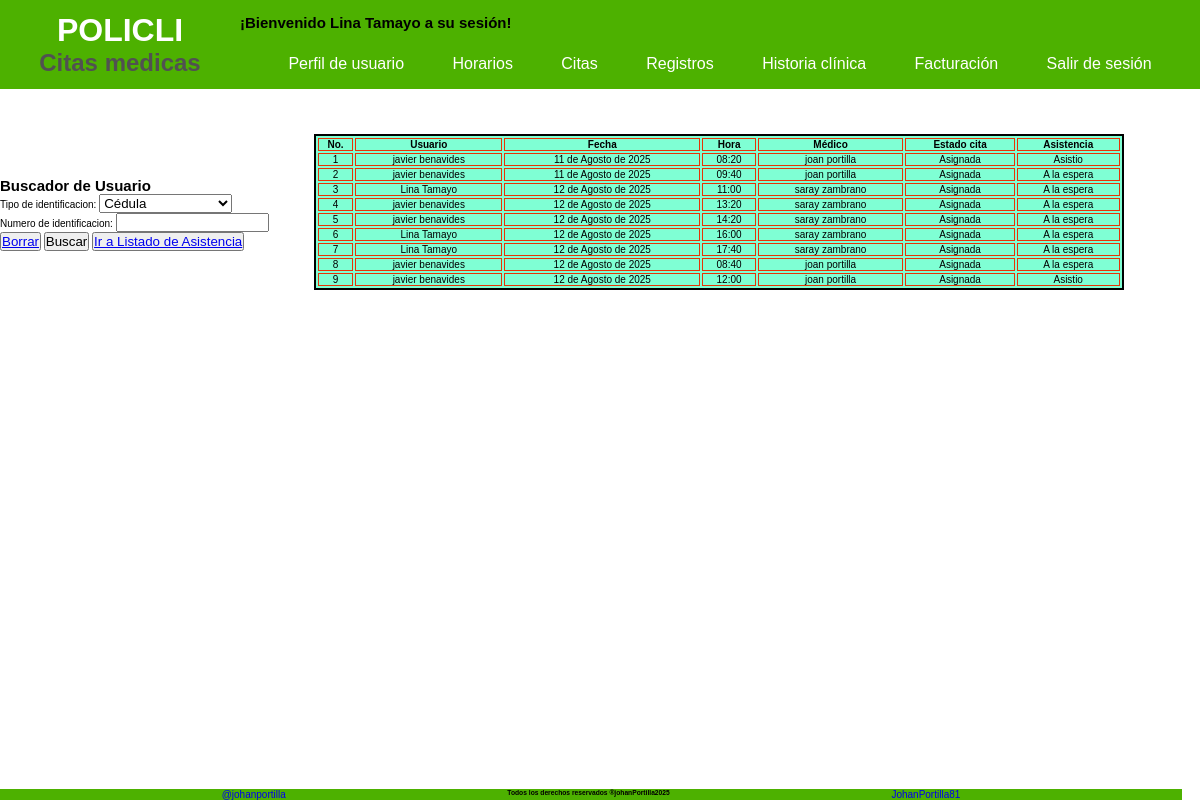
The page /sesion/listar/busqueda/asiastencia/ (signed in) on the database its author committed.
### Aplicaciones/Inicio/models.py (models this page shows, shortened)
class CreacionUser(AbstractUser):
    class Tipo_User(models.TextChoices):
        ADMIN = 'Administrador',
        PACIENTE = 'Paciente'
        MEDICO = 'Medico'
        RECEPCION = 'Recepcionista'
    class Tipo_id(models.TextChoices):
        CEDULA = 'Cédula'
        TARJETA_ID= 'Tarjeta Identidad'
        CED_EXT = 'Cédula Extranjería'
        PASAPORTE = 'Pasaporte'
    tipo_id = models.CharField( max_length=20 ,choices = Tipo_id.choices, default = Tipo_id.CEDULA, verbose_name='Tipo de documento'  )
    numero_id = models.PositiveBigIntegerField(null=False, blank=False,  verbose_name='Numero de identificación', unique=True, default=0)
    telefono = models.PositiveBigIntegerField(null= False, blank= False, verbose_name='Teléfono', default=0)
    tipo_usuario = models.CharField(max_length=20, choices = Tipo_User.choices, default = Tipo_User.PACIENTE, verbose_name='Tipo Usuario')
    fecha_actualizacion = models.DateTimeField (auto_now=True, verbose_name='Ultima Actualización')
    nombre_completo= models.CharField(max_length = 100, null=False, blank= False, verbose_name='Nombre completo')
    cambiar_contrasena = models.BooleanField(default=True, verbose_name='Cambiar contraseña')

class UsuarioCitas(models.Model):
    usuario = models.ForeignKey(CreacionUser, on_delete= models.CASCADE, verbose_name='Usuario')
    cita = models.ForeignKey(HorarioCita, on_delete= models.CASCADE)
    fecha_registro = models.DateTimeField(auto_now_add=True)
    actividad_cita = models.CharField(max_length=20, default= "Asignada", verbose_name='Estado Cita')

class HorarioCita(models.Model):
    class Estado(models.TextChoices):
        DISPONIBLE = 'Disponible'
        AGENDADA = 'Agendada'
        REPROGRAMADA = 'Reprogramada'
        CANCELADA = 'Cancelada'
    class Asistencia(models.TextChoices):
        ASISTIO = 'Asistio'
        NO_ASISTIO = 'No asistio'
        ESPERA = 'A la espera'
    horario = models.ForeignKey(CrearHorario, on_delete= models.CASCADE)
    fecha = models.DateField(verbose_name='Fecha')
    hora_cita = models.TimeField(verbose_name='Hora de inicio')
    estado = models.CharField(max_length=20, choices = Estado.choices, default= Estado.DISPONIBLE, verbose_name='Estado')
    asistencia = models.CharField(max_length=20, choices = Asistencia.choices, default= Asistencia.ESPERA, verbose_name='Asistencia')

class CrearHorario(models.Model):
    id_usuario = models.ForeignKey(CreacionUser, on_delete= models.CASCADE, verbose_name='Medico')
    fecha = models.DateField(null=False, blank=False, verbose_name='Fecha de horario')
    hora_inicio = models.TimeField(null=False, blank=False, default= '08:00', verbose_name='Hora de inicio')# type: ignore
    hora_final = models.TimeField(null=False, blank=False, default= '18:00', verbose_name='Hora de final') # type: ignore
    duracion = models.IntegerField(null=False, blank=False, default= 20, verbose_name='Duración de Cita')
    fecha_registro = models.DateTimeField(auto_now_add=True)
    fecha_actualizacion = models.DateTimeField(auto_now=True)

### Aplicaciones/Inicio/views.py (the view, shortened to what this page needs)
@login_required
def busqueda_AsitenciaUser(request):
    form = BusquedaUsuario()
    citas = UsuarioCitas.objects.filter(actividad_cita = 'Asignada').order_by('cita')
    cita_id = None
    usuario = None
    return render(request, 'sesiones/asistencia_citas.html', {'form':form, 'citas':citas})

### Aplicaciones/Inicio/forms.py
class BusquedaUsuario(forms.Form):
    opciones=(
        ('Cédula' ,'Cédula'),
        ('Tarjeta Identidad', 'Tarjeta Identidad'),
        ('Cédula Extranjería' ,'Cédula Extranjería'),
        ('Pasaporte' , 'Pasaporte')
        )
    tipo_id = forms.ChoiceField(label='Tipo de identificacion', choices=opciones )
    identificacion = forms.IntegerField(label='Numero de identificacion')

### templates/sesiones/asistencia_citas.html (shortened to what this page needs)
{% extends 'index.html' %}
{% block contenido1 %}
<div style="display: flex; align-items: center;">
    <div class="bloque__formulario">
        <h2 class="bloque__subtitulo">Buscador de Usuario</h2>
        <form class="formato__creacion" method="post">
            {{ form.as_p }}
            <div>
                <button>
                    <a class="" href="{% url 'Asistencia_user' %}">Borrar</a>
                </button>
                <button class="envio" name="buscar_usuario" type="submit">Buscar</button>
                <button>
                    <a href="{% url 'Asistencia_Citas' %}">Ir a Listado de Asistencia</a>
                </button>
            </div>
        </form>
    </div>
    <div style="height: 250px; overflow-y: scroll; width: 75%;">
        {% if citas or datos %}
        <table class="table-admin" style="width: 90%;" ">
        <thead>
            <tr>
                <th>No.</th>
                <th>Usuario</th>
                <th>Fecha</th>
                <th>Hora</th>
                <th>Médico</th>
                <th>Estado cita</th>
                <th colspan="3">Asistencia</th>
            </tr>
        </thead>
        {% if citas %}
        <tbody>
            {% for cita in citas %}
            <tr>
                <td>{{ forloop.counter }}</td>
                <td>{{ cita.usuario.nombre_completo}}</td>
                <td>{{ cita.cita.fecha }}</td>
                <td>{{ cita.cita.hora_cita }}</td>
                <td>{{ cita.cita.horario.id_usuario.nombre_completo }}</td>
                <td>{{ cita.actividad_cita }}</td>
                <td>{{ cita.cita.asistencia }}</td>
            </tr>
            {% endfor %}
        </tbody>
            {% endif %}
        </table>
        {% else %}
        <p>No se encontraron resultados de su búsqueda</p>
        {% endif %}
    </div>
</div>
{% endblock %}

### templates/bloques/navbar_sesion.html (shortened to what this page needs)
<header class="header">
    <div class="navbar__container">
        <div>
            <h1 class="navbar__title">
                POLICLI
                <span class="navbar__subtitle">Citas medicas</span>
            </h1>
        </div>
        <div class="navbar-sesion">
            <h2 class="titulo__sesion">¡Bienvenido {{ user.nombre_completo }} a su sesión!</h2>
            <nav class="navbar-sesion__container">
                <ul class="navbar-sesion__list--first">
                    <li class="navbar-sesion__item">
                        <a href="{% url 'Principal' %}" class="navbar__link">Perfil de usuario</a>
                    </li>
                    <li class="navbar-sesion__item">
                        <a href="#" class="navbar__link">Horarios</a>
                    </li>
                    <li class="navbar-sesion__item">
                        <a href="#" class="navbar__link">Citas</a>
                    </li>
                    <li class="navbar-sesion__item"><a href="#" class="navbar__link">Registros</a>
                    </li>
                    <li class="navbar-sesion__item"><a href="#" class="navbar__link">Historia clínica</a>
                    </li>
                    <li class="navbar-sesion__item"><a href="#" class="navbar__link">Facturación</a></li>
                    <li class="navbar-sesion__item">
                        <a href="{% url 'Sesion_Cerrada' %}" class="navbar__link">Salir de sesión</a>
                    </li>
                </ul>
            </nav>
        </div>
    </div>
</header>

### static/css/variables.css (style rules this page uses)
:root { --primary-950: #4DB100; --primary-900: #55B40C; --primary-800: #67BC26; --primary-700: #79C43F; --primary-600: #8BCC59; --primary-500: #9DD472; --primary-400: #AEDB8C; --primary-300: #C0E3A5; --primary-200: #D2EBBF; --primary-100: #EAF3D8; --primary-50: #F6FBF2; --secundary-950:#FED638; --secundary-900:#FED841; --secundary-800:#FEDC55; --secundary-700:#FEE069; --secundary-600:#FEE47D; --secundary-500:#FEE891; --secundary-400:#FEECA5; --secundary-300:#FEF0B9; --secundary-200:#FEF4CD; --secundary-100:#FEF8E1; --secundary-50:#FEFCF5; --white: #fff; --black: #000; --gray-950: #101010; --gray-900: #262626; --gray-800: #3B3B3B; --gray-700: #515151; --gray-600: #676767; --gray-500: #7D7D7D; --gray-400: #929292; --gray-300: #A8A8A8; --gray-200: #BEBEBE; --gray-100: #D4D4D4; --gray-50: #E9E9E9; --main-font: Helvetica, Arial, sans-serif; --fs-xxxxl: 8.0rem; --fs-xxxl: 6.4rem; --fs-xxl: 4.8rem; --fs-xl: 4.0rem; --fs-lg: 3.2rem; --fs-md: 2.4rem; --fs-sm: 2.0rem; --fs-xs: 1.6rem; --fs-xxs: 1.4rem; --fs-xxxs: 1.2rem; }

### static/css/body.css (style rules this page uses)
html { margin: 0; box-sizing: border-box; font-size: 62.5%; }
* { padding: 0; margin: 0; box-sizing: border-box; font-family: var(--main-font); }
body { display: flex; flex-direction: column; }

### static/css/inicio.css (style rules this page uses)
.navbar__container { background-color: var(--primary-950); position: sticky; display: grid; grid-template-columns: repeat(2, 20% 80%); }
.navbar__title { margin: 0; color: var(--white); padding: 12px; font-size: var(--fs-lg); text-align: center; display: flex; flex-direction: column; }
.navbar__subtitle { font-size: var(--fs-md); color: var(--gray-700); }
.navbar__link { text-decoration: none; color: var(--white); font-size: var(--fs-xs); transition: color 0.3s ease; display: flex; }
.navbar-sesion { display: flex; flex-direction: column; justify-content: end; gap: 8px; }
.navbar-sesion__list--first { list-style: none; padding: 8px; margin: 0; display: flex; position: relative; justify-content: space-evenly; }
.navbar-sesion__item { position: relative; display: inline-block; padding: 8px; }

### static/css/tablas.css (style rules this page uses)
.table-admin { margin: 45px; text-align: center; border: 2px solid; background-color: aquamarine; }
th, td { border: 1px solid rgb(231, 52, 7); }

### rows shown on the page
CreacionUser: nombre_completo "Lina Tamayo"
UsuarioCitas: usuario.nombre_completo "javier benavides", cita.fecha "11 de Agosto de 2025", cita.hora_cita "08:20", cita.horario.id_usuario.nombre_completo "joan portilla", actividad_cita "Asignada", cita.asistencia "Asistio"
UsuarioCitas: usuario.nombre_completo "javier benavides", cita.fecha "11 de Agosto de 2025", cita.hora_cita "09:40", cita.horario.id_usuario.nombre_completo "joan portilla", actividad_cita "Asignada", cita.asistencia "A la espera"
UsuarioCitas: usuario.nombre_completo "Lina Tamayo", cita.fecha "12 de Agosto de 2025", cita.hora_cita "11:00", cita.horario.id_usuario.nombre_completo "saray zambrano", actividad_cita "Asignada", cita.asistencia "A la espera"
UsuarioCitas: usuario.nombre_completo "javier benavides", cita.fecha "12 de Agosto de 2025", cita.hora_cita "13:20", cita.horario.id_usuario.nombre_completo "saray zambrano", actividad_cita "Asignada", cita.asistencia "A la espera"
UsuarioCitas: usuario.nombre_completo "javier benavides", cita.fecha "12 de Agosto de 2025", cita.hora_cita "14:20", cita.horario.id_usuario.nombre_completo "saray zambrano", actividad_cita "Asignada", cita.asistencia "A la espera"
UsuarioCitas: usuario.nombre_completo "Lina Tamayo", cita.fecha "12 de Agosto de 2025", cita.hora_cita "16:00", cita.horario.id_usuario.nombre_completo "saray zambrano", actividad_cita "Asignada", cita.asistencia "A la espera"
UsuarioCitas: usuario.nombre_completo "Lina Tamayo", cita.fecha "12 de Agosto de 2025", cita.hora_cita "17:40", cita.horario.id_usuario.nombre_completo "saray zambrano", actividad_cita "Asignada", cita.asistencia "A la espera"
UsuarioCitas: usuario.nombre_completo "javier benavides", cita.fecha "12 de Agosto de 2025", cita.hora_cita "08:40", cita.horario.id_usuario.nombre_completo "joan portilla", actividad_cita "Asignada", cita.asistencia "A la espera"
UsuarioCitas: usuario.nombre_completo "javier benavides", cita.fecha "12 de Agosto de 2025", cita.hora_cita "12:00", cita.horario.id_usuario.nombre_completo "joan portilla", actividad_cita "Asignada", cita.asistencia "Asistio"
